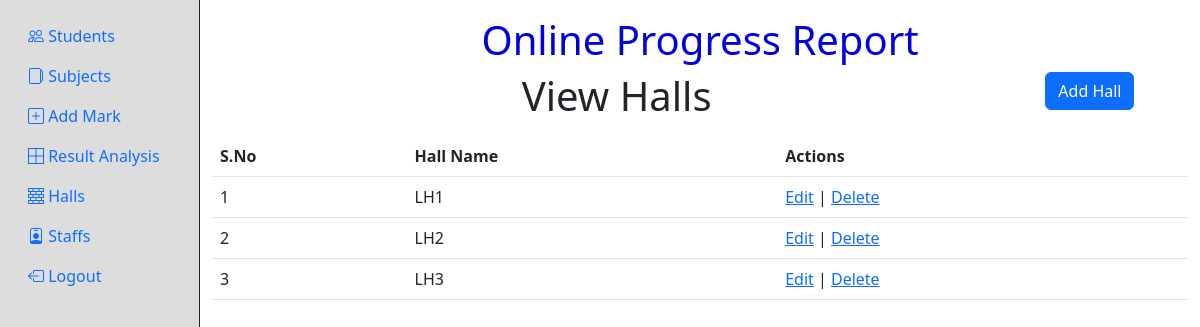
The page /halls.php (signed in) on the database as committed earlier.
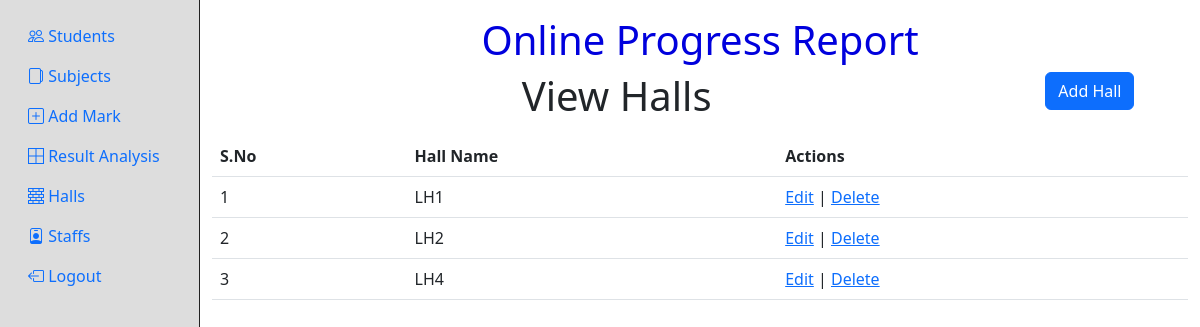
The same page on the database as committed later.
### tables this page shows
CREATE TABLE `hall_details` (
  `id` int(11) NOT NULL,
  `hall_name` text NOT NULL
);

### halls.php (the view, shortened to what this page needs)
<?php
if(!isset($_SESSION["user_id"])){
    header("Location: login.php");
}else if(isset($_GET["deleteid"])){
    $query = "DELETE FROM `hall_details` WHERE `id` = ".$_GET["deleteid"];
    $con = mysqli_connect(DB_HOST,DB_USERNAME,DB_PASSWORD,DB_NAME);
    mysqli_query($con, $query);
    $selectQuery = "SELECT * FROM `hall_details`";
    $result = mysqli_query($con, $selectQuery);
}else{
    $query = "SELECT * FROM `hall_details`";
    $con = mysqli_connect(DB_HOST,DB_USERNAME,DB_PASSWORD,DB_NAME);
    $result = mysqli_query($con, $query);
}
?>
<!DOCTYPE html>
<html lang="en">
<head>
  <link href="https://cdn.jsdelivr.net/npm/bootstrap@5.3.0-alpha1/dist/css/bootstrap.min.css" rel="stylesheet"
>
  <link rel="stylesheet" href="https://cdn.jsdelivr.net/npm/bootstrap-icons@1.10.3/font/bootstrap-icons.css">
</head>
<body>
  <div class="container-fluid h-100">
    <div class="row h-100">
      <?php include("sidebar.php"); ?>
      <div class="col-10 pt-3">
        <div class="row">
          <div class="col-12">
            <h2 style="text-align:center;font-size:40px;color:#00d">Online Progress Report</h2>
          </div>
        </div>
        <div class="row">
          <div class="col">
            <div class="row">
              <div class="col-10">
                <h1 class="title mb-3">View Halls</h1>
              </div>
              <div class="col"><a class="btn btn-primary" href="add-hall.php" role="button">Add Hall</a></div>
            </div>
            <div class="table-responsive">
              <table class="table table-hover">
                <thead>
                  <tr>
                    <th>S.No</th>
                    <th>Hall Name</th>
                    <th>Actions</th>
                  </tr>
                </thead>
                <tbody>
                  <?php if($result){
                    $rows = mysqli_num_rows($result);
                    if($rows===0){
                  ?>
                  <tr>
                    <td colspan="3" align="center">No Records Found</td>
                  </tr>
                  <?php }else{
                    $i=1;
                    while($row = mysqli_fetch_array($result, MYSQLI_ASSOC)){ ?>
                  <tr>
                    <td><?php echo $i; ?></td>
                    <td><?php echo $row["hall_name"]; ?></td>
                    <td>
                      <a href="edit-hall.php?id=<?php echo $row["id"]; ?>">Edit</a> | <a
                        href="?deleteid=<?php echo $row["id"]; ?>">Delete</a>
                    </td>
                  </tr>
                  <?php
                    $i++;
                    }
                    } } ?>
                </tbody>
              </table>
            </div>
          </div>
        </div>
      </div>
    </div>
  </div>
</body>
</html>

### sidebar.php
<div class="col-2 pt-3 h-100 dontprint" style="background:#ddd;border-right:1px solid #222">
  <ul class="nav nav-pills flex-column">
    <li class="nav-item">
      <a href="mainpage.php" class="nav-link">
        <i class="bi bi-people"></i> Students
      </a>
    </li>
    <li class="nav-item">
      <a href="subjects.php" class="nav-link">
        <i class="bi bi-files-alt"></i> Subjects
      </a>
    </li>
    <li class="nav-item">
      <a href="add-mark.php" class="nav-link">
        <i class="bi bi-plus-square"></i> Add Mark
      </a>
    </li>
    <li class="nav-item">
      <a href="result-analysis.php" class="nav-link">
        <i class="bi bi-border-all"></i> Result Analysis
      </a>
    </li>
    <li class="nav-item">
      <a href="halls.php" class="nav-link">
        <i class="bi bi-bricks"></i> Halls
      </a>
    </li>
    <li class="nav-item">
      <a href="staffs.php" class="nav-link">
      <i class="bi bi-person-badge"></i> Staffs
      </a>
    </li>
    <li class="nav-item">
      <a href="logout.php" class="nav-link">
        <i class="bi bi-box-arrow-left"></i> Logout
      </a>
    </li>
  </ul>
</div>

### halls.php (style rules this page uses)
html, body { margin: 0; padding: 0; height: 100%; }
h1.title { margin: 0; text-align: center; }

Rows that differ between the two databases and show on the page:
changed hall_details (number 3 of 3 on the later page): hall_name "LH3" → "LH4"
